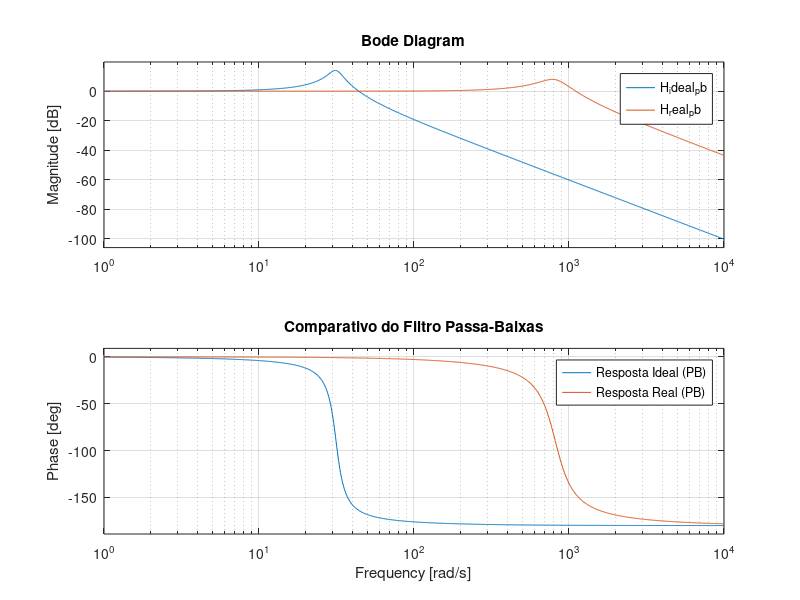
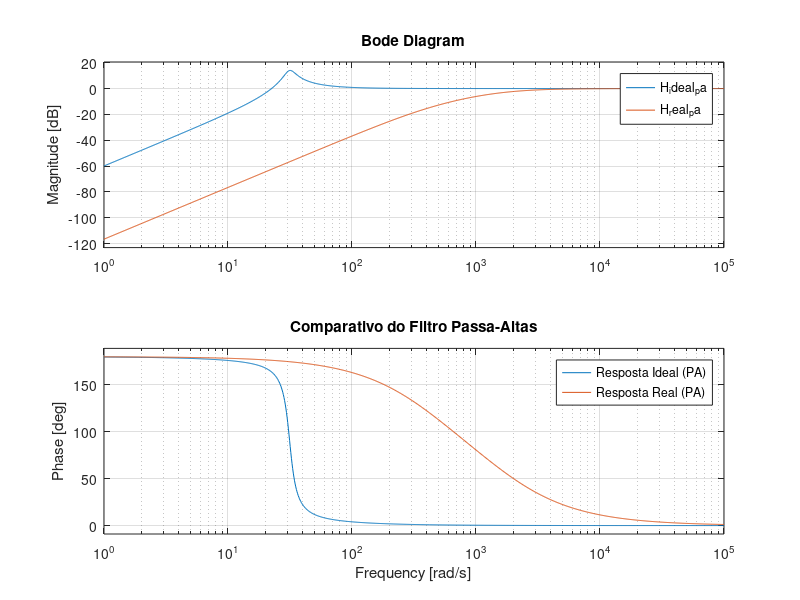

Here is the MATLAB script that generated these plots, in order:
clc;
clear;
close all;

% Valores em mH
indutores_reais = [0.10, 0.12, 0.15, 0.18, 0.22, 0.27, 0.33, 0.39, 0.47, 0.56, 0.68, 0.82, 1.0, 1.2, 1.5, 1.8, 2.2, 2.7, 3.3, 3.9, 4.7, 5.6, 6.8, 8.2, 10, 12, 15];

% Valores em uF
capacitores_reais = [1.0, 1.2, 1.5, 1.8, 2.2, 2.7, 3.3, 3.9, 4.7, 5.6, 6.8, 8.2, 10, 12, 15, 18, 22, 27, 33, 39, 47, 56, 68, 82, 100];

% Pedindo os dados para o usuario
f_corte = input('Digite a frequencia de corte (Hz): ');
imp_carga = input('Digite a impedancia da carga (Ohms): ');
Q = input('Digite o fator de qualidade: ');

Wc = f_corte * 2 * pi;
Wc_quadrado = Wc^2;

% =========================================================================
% FILTRO PASSA-BAIXAS
% =========================================================================
% Topologia: RLC em serie com Vout medida sobre o capacitor
% H(s) = (1/LC) / (S^2 + (R/L)S + 1/(LC))

% Calculo dos valores ideais
% R/L = Wc/Q -> L = R*Q/Wc
L_ideal_pb = imp_carga * Q / Wc;

% Wc^2 = 1/(LC) -> C = 1/(LWc^2)
C_ideal_pb = 1 / (L_ideal_pb * Wc_quadrado);

% Convertendo para mH e uF
L_ideal_mH_pb = L_ideal_pb * 10^3;
C_ideal_uF_pb = C_ideal_pb * 10^6;

% Encontrar o indutor e capacitor mais proximos dos valores ideais
[~, idx_L_pb] = min(abs(indutores_reais - L_ideal_mH_pb)); 
[~, idx_C_pb] = min(abs(capacitores_reais - C_ideal_uF_pb)); 

% Valores Reais no SI
L_real_pb = indutores_reais(idx_L_pb) * 10^-3;
C_real_pb = capacitores_reais(idx_C_pb) * 10^-6;

% Impressao dos resultados do LPF
fprintf('\n--- Filtro Passa-Baixas ---\n');
fprintf('Indutor ideal: %.2f mH\n', L_ideal_mH_pb);
fprintf('Capacitor ideal: %.2f uF\n\n', C_ideal_uF_pb);
fprintf('Indutor real selecionado: %.2f mH\n', indutores_reais(idx_L_pb));
fprintf('Capacitor real selecionado: %.2f uF\n', capacitores_reais(idx_C_pb));

% Montagem da Funcao de Transferencia Ideal (LPF)
R_div_L = imp_carga / L_ideal_pb;
Um_div_LC = 1 / (L_ideal_pb * C_ideal_pb);
cima_ideal_pb = [Um_div_LC];
baixo_ideal_pb = [1, R_div_L, Um_div_LC];
H_ideal_pb = tf(cima_ideal_pb, baixo_ideal_pb);

% Montagem da Funcao de Transferencia Real (LPF)
R_div_L_real = imp_carga / L_real_pb;
Um_div_LC_real = 1 / (L_real_pb * C_real_pb);
cima_real_pb = [Um_div_LC_real];
baixo_real_pb = [1, R_div_L_real, Um_div_LC_real];
H_real_pb = tf(cima_real_pb, baixo_real_pb);

% Grafico LPF
figure(1);
bode(H_ideal_pb, H_real_pb);
grid on;
legend('Resposta Ideal (PB)', 'Resposta Real (PB)');
title('Comparativo do Filtro Passa-Baixas');

% =========================================================================
% FILTRO PASSA-ALTAS
% =========================================================================
% Topologia: Capacitor em serie com o paralelo de um indutor e resistor 
% com Vout medida sobre o resistor.
% H(s) = S^2 / (S^2 + (1/RC)S + 1/(LC))

% Calculo dos valores ideais
% 1/RC = Wc/Q -> C = Q/(R*Wc)
C_ideal_pa = Q / (imp_carga * Wc);

% Wc^2 = 1/(LC) -> L = 1/(CWc^2)
L_ideal_pa = 1 / (C_ideal_pa * Wc_quadrado);

% Convertendo para mH e uF
C_ideal_uF_pa = C_ideal_pa * 10^6;
L_ideal_mH_pa = L_ideal_pa * 10^3;

% Encontrar o indutor e capacitor mais proximos dos valores ideais
[~, idx_L_pa] = min(abs(indutores_reais - L_ideal_mH_pa)); 
[~, idx_C_pa] = min(abs(capacitores_reais - C_ideal_uF_pa)); 

% Valores Reais no SI
L_real_pa = indutores_reais(idx_L_pa) * 10^-3;
C_real_pa = capacitores_reais(idx_C_pa) * 10^-6;

% Impressao dos resultados do HPF
fprintf('\n--- Filtro Passa-Altas ---\n');
fprintf('Indutor ideal: %.2f mH\n', L_ideal_mH_pa);
fprintf('Capacitor ideal: %.2f uF\n\n', C_ideal_uF_pa);
fprintf('Indutor real selecionado: %.2f mH\n', indutores_reais(idx_L_pa));
fprintf('Capacitor real selecionado: %.2f uF\n\n', capacitores_reais(idx_C_pa));

% Montagem da Funcao de Transferencia Ideal (HPF)
Um_div_RC = 1 / (imp_carga * C_ideal_pa);
Um_div_LC_pa = 1 / (L_ideal_pa * C_ideal_pa);
cima_ideal_pa = [1, 0, 0];
baixo_ideal_pa = [1, Um_div_RC, Um_div_LC_pa];
H_ideal_pa = tf(cima_ideal_pa, baixo_ideal_pa);

% Montagem da Funcao de Transferencia Real (HPF)
Um_div_RC_real = 1 / (imp_carga * C_real_pa);
Um_div_LC_pa_real = 1 / (L_real_pa * C_real_pa);
cima_real_pa = [1, 0, 0];
baixo_real_pa = [1, Um_div_RC_real, Um_div_LC_pa_real];
H_real_pa = tf(cima_real_pa, baixo_real_pa);

% Grafico HPF
figure(2);
bode(H_ideal_pa, H_real_pa);
grid on;
legend('Resposta Ideal (PA)', 'Resposta Real (PA)');
title('Comparativo do Filtro Passa-Altas');
